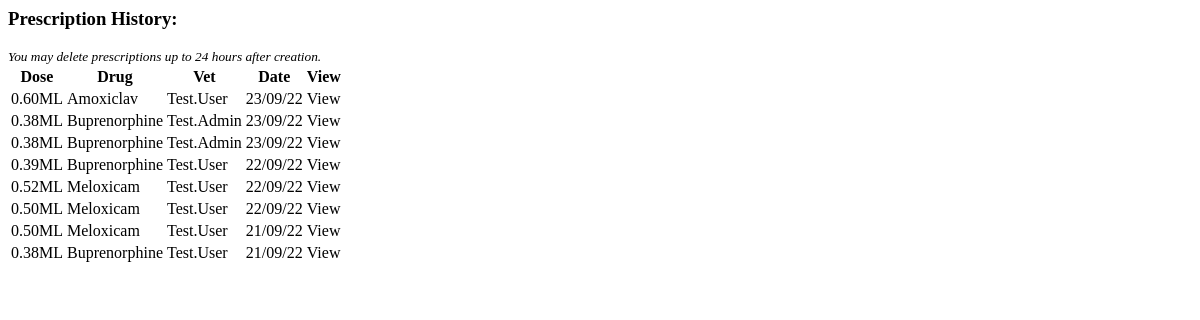
Page /prescriptions/list-prescrip/1 on the earlier database version.
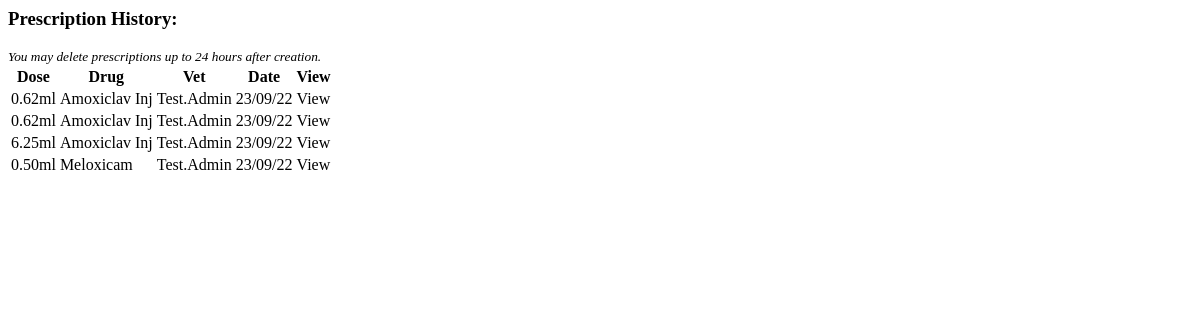
Same page on the later database version.
### prescriptions/models.py (models this page shows, shortened)
class Prescription(models.Model):
    animal = models.ForeignKey(Record, on_delete=models.CASCADE, default=1)
    animal_weight = models.DecimalField(max_digits=5, decimal_places=2, blank=True, null=True)
    vet = models.ForeignKey(Vet, on_delete=models.CASCADE, default=1)
    drug = models.ForeignKey(Drugs, on_delete=models.PROTECT, default=None)
    drug_dose = models.DecimalField(max_digits=4, decimal_places=2, blank=True, null=True)
    dose = models.DecimalField(max_digits=5, decimal_places=2, blank=True, null=True)
    measure = models.CharField(max_length=2, blank=True)
    frequency = models.CharField(max_length=10, choices=FREQUENCY)
    length = models.PositiveIntegerField(default=0)
    route = models.CharField(max_length=8, blank=True)
    date = models.DateTimeField(auto_now_add=True)
    class Meta:
        ordering = ['-date']

class Drugs(models.Model):
    name = models.CharField(max_length=50)
    dose = models.DecimalField(max_digits=4, decimal_places=2)
    measure = models.CharField(max_length=2, choices=MEASURE)
    category = models.CharField(max_length=20, choices=CATEGORIES)
    route = models.CharField(max_length=8, choices=ROUTES)
    warnings = models.CharField(max_length=300)
    def __str__(self):
        return self.name
    class Meta:
        verbose_name_plural = 'Drugs'

### vetprofiles/models.py (models this page shows, shortened)
class Vet(AbstractBaseUser):
    email = models.EmailField(verbose_name="email", max_length=80, unique=True)
    first_name = models.CharField(max_length=30, blank=False)
    last_name = models.CharField(max_length=30, blank=False)
    last_login = models.DateTimeField(verbose_name='last login', auto_now=True)
    is_admin = models.BooleanField(default=False)
    is_active = models.BooleanField(default=True)
    is_staff = models.BooleanField(default=False)
    is_superuser = models.BooleanField(default=False)
    USERNAME_FIELD = 'email'
    REQUIRED_FIELDS = ['first_name', 'last_name', ]
    objects = AccountsManager()
    def __str__(self):
        return self.first_name + "." + self.last_name

### prescriptions/views.py (the view)
# urls.py: path('list-prescrip/<int:animal_id>', views.list_prescrip, name='list_prescrip'),
def list_prescrip(request, animal_id):
    prescrip_list = Prescription.objects.filter(animal=animal_id).all()
    context = {'prescrip_list': prescrip_list}
    return render(request, 'prescriptions/list_prescrip.html', context)

### prescriptions/templates/prescriptions/list_prescrip.html
<h3>Prescription History:</h3>
<small><em>You may delete prescriptions up to 24 hours after creation.</em></small>
<div>
    <table>
        <tr>
            <th>Dose</th>
            <th>Drug</th>
            <th>Vet</th>
            <th>Date</th>
            <th>View</th>
        </tr>
        {% for prescription in prescrip_list %}
        <tr>
            <td>{{ prescription.dose }}{{ prescription.measure }}</td>
            <td>{{ prescription.drug }}</td>
            <td>{{ prescription.vet }}</td>
            <td>{{ prescription.date|date:'d/m/y' }}</td>
            <td><a
            hx-get="{% url 'prescriptions:detail_prescrip' prescrip_id=prescription.id %}"
            hx-target="#modal-dialog">View</a></td>
        </tr>
        {% empty %}
        <p>No prescriptions</p>
        {% endfor %}
    </table>
</div>

Differences in the rows shown:
removed Prescription: dose "0.60", measure "ML", drug "Amoxiclav", vet "Test.User", date "23/09/22"
removed Prescription: dose "0.38", measure "ML", drug "Buprenorphine", vet "Test.Admin", date "23/09/22"
removed Prescription: dose "0.38", measure "ML", drug "Buprenorphine", vet "Test.Admin", date "23/09/22"
removed Prescription: dose "0.39", measure "ML", drug "Buprenorphine", vet "Test.User", date "22/09/22"
removed Prescription: dose "0.52", measure "ML", drug "Meloxicam", vet "Test.User", date "22/09/22"
removed Prescription: dose "0.50", measure "ML", drug "Meloxicam", vet "Test.User", date "22/09/22"
removed Prescription: dose "0.50", measure "ML", drug "Meloxicam", vet "Test.User", date "21/09/22"
removed Prescription: dose "0.38", measure "ML", drug "Buprenorphine", vet "Test.User", date "21/09/22"
now on this page (row edited): Prescription: dose "0.62", measure "ml", drug "Amoxiclav Inj", vet "Test.Admin", date "23/09/22"
now on this page (row edited): Prescription: dose "0.62", measure "ml", drug "Amoxiclav Inj", vet "Test.Admin", date "23/09/22"
added Prescription: dose "6.25", measure "ml", drug "Amoxiclav Inj", vet "Test.Admin", date "23/09/22"
added Prescription: dose "0.50", measure "ml", drug "Meloxicam", vet "Test.Admin", date "23/09/22"
